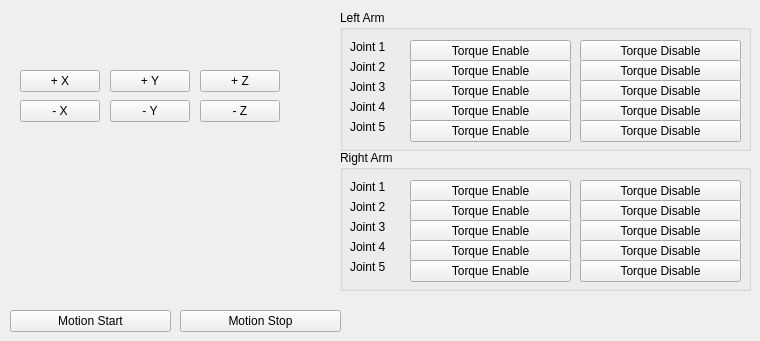
          <widget class="QWidget" name="Motion">
           <attribute name="title">
            <string>Motion</string>
           </attribute>
           <widget class="QPushButton" name="pushButton">
            <property name="geometry">
             <rect>
              <x>10</x>
              <y>310</y>
              <width>161</width>
              <height>22</height>
             </rect>
            </property>
            <property name="text">
             <string>Motion Start</string>
            </property>
           </widget>
           <widget class="QPushButton" name="pushButton_2">
            <property name="geometry">
             <rect>
              <x>180</x>
              <y>310</y>
              <width>161</width>
              <height>22</height>
             </rect>
            </property>
            <property name="text">
             <string>Motion Stop</string>
            </property>
           </widget>
           <widget class="QPushButton" name="pushButton_5">
            <property name="geometry">
             <rect>
              <x>20</x>
              <y>100</y>
              <width>80</width>
              <height>22</height>
             </rect>
            </property>
            <property name="text">
             <string>- X</string>
            </property>
           </widget>
           <widget class="QPushButton" name="pushButton_6">
            <property name="geometry">
             <rect>
              <x>110</x>
              <y>100</y>
              <width>80</width>
              <height>22</height>
             </rect>
            </property>
            <property name="text">
             <string>- Y</string>
            </property>
           </widget>
           <widget class="QPushButton" name="pushButton_7">
            <property name="geometry">
             <rect>
              <x>200</x>
              <y>100</y>
              <width>80</width>
              <height>22</height>
             </rect>
            </property>
            <property name="text">
             <string>- Z</string>
            </property>
           </widget>
           <widget class="QPushButton" name="pushButton_8">
            <property name="geometry">
             <rect>
              <x>20</x>
              <y>70</y>
              <width>80</width>
              <height>22</height>
             </rect>
            </property>
            <property name="text">
             <string>+ X</string>
            </property>
           </widget>
           <widget class="QPushButton" name="pushButton_9">
            <property name="geometry">
             <rect>
              <x>110</x>
              <y>70</y>
              <width>80</width>
              <height>22</height>
             </rect>
            </property>
            <property name="text">
             <string>+ Y</string>
            </property>
           </widget>
           <widget class="QPushButton" name="pushButton_10">
            <property name="geometry">
             <rect>
              <x>200</x>
              <y>70</y>
              <width>80</width>
              <height>22</height>
             </rect>
            </property>
            <property name="text">
             <string>+ Z</string>
            </property>
           </widget>
           <widget class="QGroupBox" name="groupBox">
            <property name="geometry">
             <rect>
              <x>340</x>
              <y>10</y>
              <width>411</width>
              <height>141</height>
             </rect>
            </property>
            <property name="title">
             <string>Left Arm</string>
            </property>
            <widget class="QPushButton" name="pushButton_3">
             <property name="geometry">
              <rect>
               <x>70</x>
               <y>30</y>
               <width>161</width>
               <height>22</height>
              </rect>
             </property>
             <property name="text">
              <string>Torque Enable</string>
             </property>
            </widget>
            <widget class="QPushButton" name="pushButton_12">
             <property name="geometry">
              <rect>
               <x>70</x>
               <y>50</y>
               <width>161</width>
               <height>22</height>
              </rect>
             </property>
             <property name="text">
              <string>Torque Enable</string>
             </property>
            </widget>
            <widget class="QPushButton" name="pushButton_14">
             <property name="geometry">
              <rect>
               <x>70</x>
               <y>70</y>
               <width>161</width>
               <height>22</height>
              </rect>
             </property>
             <property name="text">
              <string>Torque Enable</string>
             </property>
            </widget>
            <widget class="QPushButton" name="pushButton_16">
             <property name="geometry">
              <rect>
               <x>70</x>
               <y>90</y>
               <width>161</width>
               <height>22</height>
              </rect>
             </property>
             <property name="text">
              <string>Torque Enable</string>
             </property>
            </widget>
            <widget class="QPushButton" name="pushButton_18">
             <property name="geometry">
              <rect>
               <x>70</x>
               <y>110</y>
               <width>161</width>
               <height>22</height>
              </rect>
             </property>
             <property name="text">
              <string>Torque Enable</string>
             </property>
            </widget>
            <widget class="QPushButton" name="pushButton_4">
             <property name="geometry">
              <rect>
               <x>240</x>
               <y>30</y>
               <width>161</width>
               <height>22</height>
              </rect>
             </property>
             <property name="text">
              <string>Torque Disable</string>
             </property>
            </widget>
            <widget class="QPushButton" name="pushButton_11">
             <property name="geometry">
              <rect>
               <x>240</x>
               <y>50</y>
               <width>161</width>
               <height>22</height>
              </rect>
             </property>
             <property name="text">
              <string>Torque Disable</string>
             </property>
            </widget>
            <widget class="QPushButton" name="pushButton_13">
             <property name="geometry">
              <rect>
               <x>240</x>
               <y>70</y>
               <width>161</width>
               <height>22</height>
              </rect>
             </property>
             <property name="text">
              <string>Torque Disable</string>
             </property>
            </widget>
            <widget class="QPushButton" name="pushButton_15">
             <property name="geometry">
              <rect>
               <x>240</x>
               <y>90</y>
               <width>161</width>
               <height>22</height>
              </rect>
             </property>
             <property name="text">
              <string>Torque Disable</string>
             </property>
            </widget>
            <widget class="QPushButton" name="pushButton_17">
             <property name="geometry">
              <rect>
               <x>240</x>
               <y>110</y>
               <width>161</width>
               <height>22</height>
              </rect>
             </property>
             <property name="text">
              <string>Torque Disable</string>
             </property>
            </widget>
            <widget class="QLabel" name="label_17">
             <property name="geometry">
              <rect>
               <x>10</x>
               <y>30</y>
               <width>59</width>
               <height>14</height>
              </rect>
             </property>
             <property name="text">
              <string>Joint 1</string>
             </property>
            </widget>
            <widget class="QLabel" name="label_18">
             <property name="geometry">
              <rect>
               <x>10</x>
               <y>50</y>
               <width>59</width>
               <height>14</height>
              </rect>
             </property>
             <property name="text">
              <string>Joint 2</string>
             </property>
            </widget>
            <widget class="QLabel" name="label_19">
             <property name="geometry">
              <rect>
               <x>10</x>
               <y>70</y>
               <width>59</width>
               <height>14</height>
              </rect>
             </property>
             <property name="text">
              <string>Joint 3</string>
             </property>
            </widget>
            <widget class="QLabel" name="label_20">
             <property name="geometry">
              <rect>
               <x>10</x>
               <y>90</y>
               <width>59</width>
               <height>14</height>
              </rect>
             </property>
             <property name="text">
              <string>Joint 4</string>
             </property>
            </widget>
            <widget class="QLabel" name="label_21">
             <property name="geometry">
              <rect>
               <x>10</x>
               <y>110</y>
               <width>59</width>
               <height>14</height>
              </rect>
             </property>
             <property name="text">
              <string>Joint 5</string>
             </property>
            </widget>
           </widget>
           <widget class="QGroupBox" name="groupBox_2">
            <property name="geometry">
             <rect>
              <x>340</x>
              <y>150</y>
              <width>411</width>
              <height>141</height>
             </rect>
            </property>
            <property name="title">
             <string>Right Arm</string>
            </property>
            <widget class="QPushButton" name="pushButton_19">
             <property name="geometry">
              <rect>
               <x>70</x>
               <y>30</y>
               <width>161</width>
               <height>22</height>
              </rect>
             </property>
             <property name="text">
              <string>Torque Enable</string>
             </property>
            </widget>
            <widget class="QPushButton" name="pushButton_20">
             <property name="geometry">
              <rect>
               <x>70</x>
               <y>50</y>
               <width>161</width>
               <height>22</height>
              </rect>
             </property>
             <property name="text">
              <string>Torque Enable</string>
             </property>
            </widget>
            <widget class="QPushButton" name="pushButton_21">
             <property name="geometry">
              <rect>
               <x>70</x>
               <y>70</y>
               <width>161</width>
               <height>22</height>
              </rect>
             </property>
             <property name="text">
              <string>Torque Enable</string>
             </property>
            </widget>
            <widget class="QPushButton" name="pushButton_22">
             <property name="geometry">
              <rect>
               <x>70</x>
               <y>90</y>
               <width>161</width>
               <height>22</height>
              </rect>
             </property>
             <property name="text">
              <string>Torque Enable</string>
             </property>
            </widget>
            <widget class="QPushButton" name="pushButton_23">
             <property name="geometry">
              <rect>
               <x>70</x>
               <y>110</y>
               <width>161</width>
               <height>22</height>
              </rect>
             </property>
             <property name="text">
              <string>Torque Enable</string>
             </property>
            </widget>
            <widget class="QPushButton" name="pushButton_24">
             <property name="geometry">
              <rect>
               <x>240</x>
               <y>30</y>
               <width>161</width>
               <height>22</height>
              </rect>
             </property>
             <property name="text">
              <string>Torque Disable</string>
             </property>
            </widget>
            <widget class="QPushButton" name="pushButton_25">
             <property name="geometry">
              <rect>
               <x>240</x>
               <y>50</y>
               <width>161</width>
               <height>22</height>
              </rect>
             </property>
             <property name="text">
              <string>Torque Disable</string>
             </property>
            </widget>
            <widget class="QPushButton" name="pushButton_26">
             <property name="geometry">
              <rect>
               <x>240</x>
               <y>70</y>
               <width>161</width>
               <height>22</height>
              </rect>
             </property>
             <property name="text">
              <string>Torque Disable</string>
             </property>
            </widget>
            <widget class="QPushButton" name="pushButton_27">
             <property name="geometry">
              <rect>
               <x>240</x>
               <y>90</y>
               <width>161</width>
               <height>22</height>
              </rect>
             </property>
             <property name="text">
              <string>Torque Disable</string>
             </property>
            </widget>
            <widget class="QPushButton" name="pushButton_28">
             <property name="geometry">
              <rect>
               <x>240</x>
               <y>110</y>
               <width>161</width>
               <height>22</height>
              </rect>
             </property>
             <property name="text">
              <string>Torque Disable</string>
             </property>
            </widget>
            <widget class="QLabel" name="label_24">
             <property name="geometry">
              <rect>
               <x>10</x>
               <y>30</y>
               <width>59</width>
               <height>14</height>
              </rect>
             </property>
             <property name="text">
              <string>Joint 1</string>
             </property>
            </widget>
            <widget class="QLabel" name="label_49">
             <property name="geometry">
              <rect>
               <x>10</x>
               <y>50</y>
               <width>59</width>
               <height>14</height>
              </rect>
             </property>
             <property name="text">
              <string>Joint 2</string>
             </property>
            </widget>
            <widget class="QLabel" name="label_50">
             <property name="geometry">
              <rect>
               <x>10</x>
               <y>70</y>
               <width>59</width>
               <height>14</height>
              </rect>
             </property>
             <property name="text">
              <string>Joint 3</string>
             </property>
            </widget>
            <widget class="QLabel" name="label_51">
             <property name="geometry">
              <rect>
               <x>10</x>
               <y>90</y>
               <width>59</width>
               <height>14</height>
              </rect>
             </property>
             <property name="text">
              <string>Joint 4</string>
             </property>
            </widget>
            <widget class="QLabel" name="label_52">
             <property name="geometry">
              <rect>
               <x>10</x>
               <y>110</y>
               <width>59</width>
               <height>14</height>
              </rect>
             </property>
             <property name="text">
              <string>Joint 5</string>
             </property>
            </widget>
           </widget>
          </widget>
